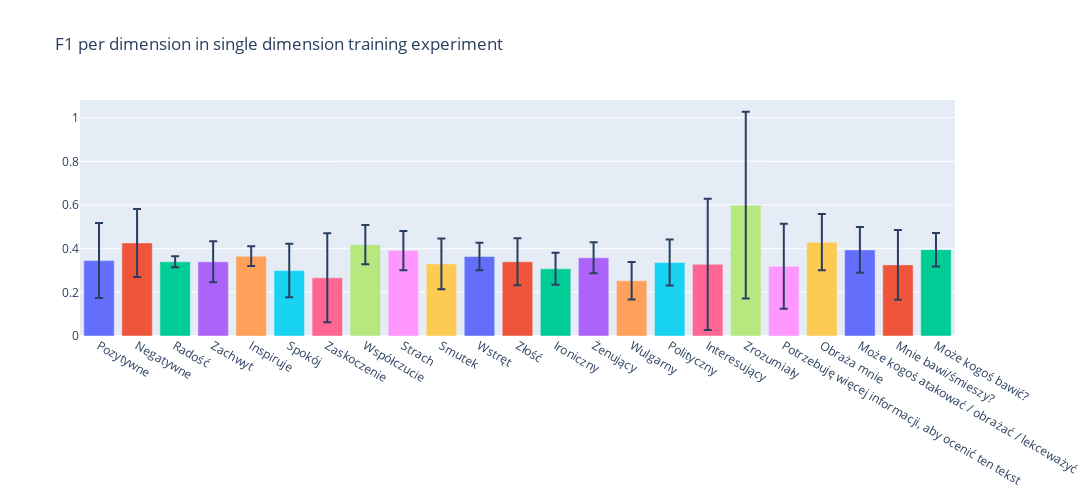

Source (notebook cell):
### Code cell
single_training_experiment(df_single)

### Figure 1 — Plotly figure (JSON) as saved in the notebook; plotly's stock layout.template omitted (floating-point values rounded to 4 significant figures)
{"data": [{"error_y": {"array": [0.1718, 0.1718], "type": "data", "visible": true}, "name": "Pozytywne", "showlegend": false, "type": "bar", "x": ["Pozytywne"], "y": [0.3453, 0.3453]}, {"error_y": {"array": [0.1557, 0.1557], "type": "data", "visible": true}, "name": "Negatywne", "showlegend": false, "type": "bar", "x": ["Negatywne"], "y": [0.4264, 0.4264]}, {"error_y": {"array": [0.02474, 0.02474], "type": "data", "visible": true}, "name": "Radość", "showlegend": false, "type": "bar", "x": ["Radość"], "y": [0.3399, 0.3399]}, {"error_y": {"array": [0.09387, 0.09387], "type": "data", "visible": true}, "name": "Zachwyt", "showlegend": false, "type": "bar", "x": ["Zachwyt"], "y": [0.3398, 0.3398]}, {"error_y": {"array": [0.04541, 0.04541], "type": "data", "visible": true}, "name": "Inspiruje", "showlegend": false, "type": "bar", "x": ["Inspiruje"], "y": [0.3655, 0.3655]}, {"error_y": {"array": [0.1225, 0.1225], "type": "data", "visible": true}, "name": "Spokój", "showlegend": false, "type": "bar", "x": ["Spokój"], "y": [0.2996, 0.2996]}, {"error_y": {"array": [0.2035, 0.2035], "type": "data", "visible": true}, "name": "Zaskoczenie", "showlegend": false, "type": "bar", "x": ["Zaskoczenie"], "y": [0.2665, 0.2665]}, {"error_y": {"array": [0.08994, 0.08994], "type": "data", "visible": true}, "name": "Współczucie", "showlegend": false, "type": "bar", "x": ["Współczucie"], "y": [0.4183, 0.4183]}, {"error_y": {"array": [0.09001, 0.09001], "type": "data", "visible": true}, "name": "Strach", "showlegend": false, "type": "bar", "x": ["Strach"], "y": [0.3914, 0.3914]}, {"error_y": {"array": [0.1161, 0.1161], "type": "data", "visible": true}, "name": "Smutek", "showlegend": false, "type": "bar", "x": ["Smutek"], "y": [0.3301, 0.3301]}, {"error_y": {"array": [0.06328, 0.06328], "type": "data", "visible": true}, "name": "Wstręt", "showlegend": false, "type": "bar", "x": ["Wstręt"], "y": [0.3638, 0.3638]}, {"error_y": {"array": [0.1075, 0.1075], "type": "data", "visible": true}, "name": "Złość", "showlegend": false, "type": "bar", "x": ["Złość"], "y": [0.34, 0.34]}, {"error_y": {"array": [0.07326, 0.07326], "type": "data", "visible": true}, "name": "Ironiczny", "showlegend": false, "type": "bar", "x": ["Ironiczny"], "y": [0.3076, 0.3076]}, {"error_y": {"array": [0.07096, 0.07096], "type": "data", "visible": true}, "name": "Żenujący", "showlegend": false, "type": "bar", "x": ["Żenujący"], "y": [0.3581, 0.3581]}, {"error_y": {"array": [0.08576, 0.08576], "type": "data", "visible": true}, "name": "Wulgarny", "showlegend": false, "type": "bar", "x": ["Wulgarny"], "y": [0.2528, 0.2528]}, {"error_y": {"array": [0.1049, 0.1049], "type": "data", "visible": true}, "name": "Polityczny", "showlegend": false, "type": "bar", "x": ["Polityczny"], "y": [0.3365, 0.3365]}, {"error_y": {"array": [0.3009, 0.3009], "type": "data", "visible": true}, "name": "Interesujący", "showlegend": false, "type": "bar", "x": ["Interesujący"], "y": [0.3281, 0.3281]}, {"error_y": {"array": [0.4276, 0.4276], "type": "data", "visible": true}, "name": "Zrozumiały", "showlegend": false, "type": "bar", "x": ["Zrozumiały"], "y": [0.5992, 0.5992]}, {"error_y": {"array": [0.1948, 0.1948], "type": "data", "visible": true}, "name": "Potrzebuję więcej informacji, aby ocenić ten tekst", "showlegend": false, "type": "bar", "x": ["Potrzebuję więcej informacji, aby ocenić ten tekst"], "y": [0.3198, 0.3198]}, {"error_y": {"array": [0.129, 0.129], "type": "data", "visible": true}, "name": "Obraża mnie", "showlegend": false, "type": "bar", "x": ["Obraża mnie"], "y": [0.4296, 0.4296]}, {"error_y": {"array": [0.1046, 0.1046], "type": "data", "visible": true}, "name": "Może kogoś atakować / obrażać / lekceważyć", "showlegend": false, "type": "bar", "x": ["Może kogoś atakować / obrażać / lekceważyć"], "y": [0.3944, 0.3944]}, {"error_y": {"array": [0.1595, 0.1595], "type": "data", "visible": true}, "name": "Mnie bawi/śmieszy?", "showlegend": false, "type": "bar", "x": ["Mnie bawi/śmieszy?"], "y": [0.3257, 0.3257]}, {"error_y": {"array": [0.07662, 0.07662], "type": "data", "visible": true}, "name": "Może kogoś bawić?", "showlegend": false, "type": "bar", "x": ["Może kogoś bawić?"], "y": [0.3954, 0.3954]}], "layout": {"height": 500, "title": {"text": "F1 per dimension in single dimension training experiment"}, "width": 1500, "xaxis": {"autorange": true, "range": [-0.5, 22.5], "type": "category"}, "yaxis": {"autorange": true, "range": [0, 1.081], "type": "linear"}}}
